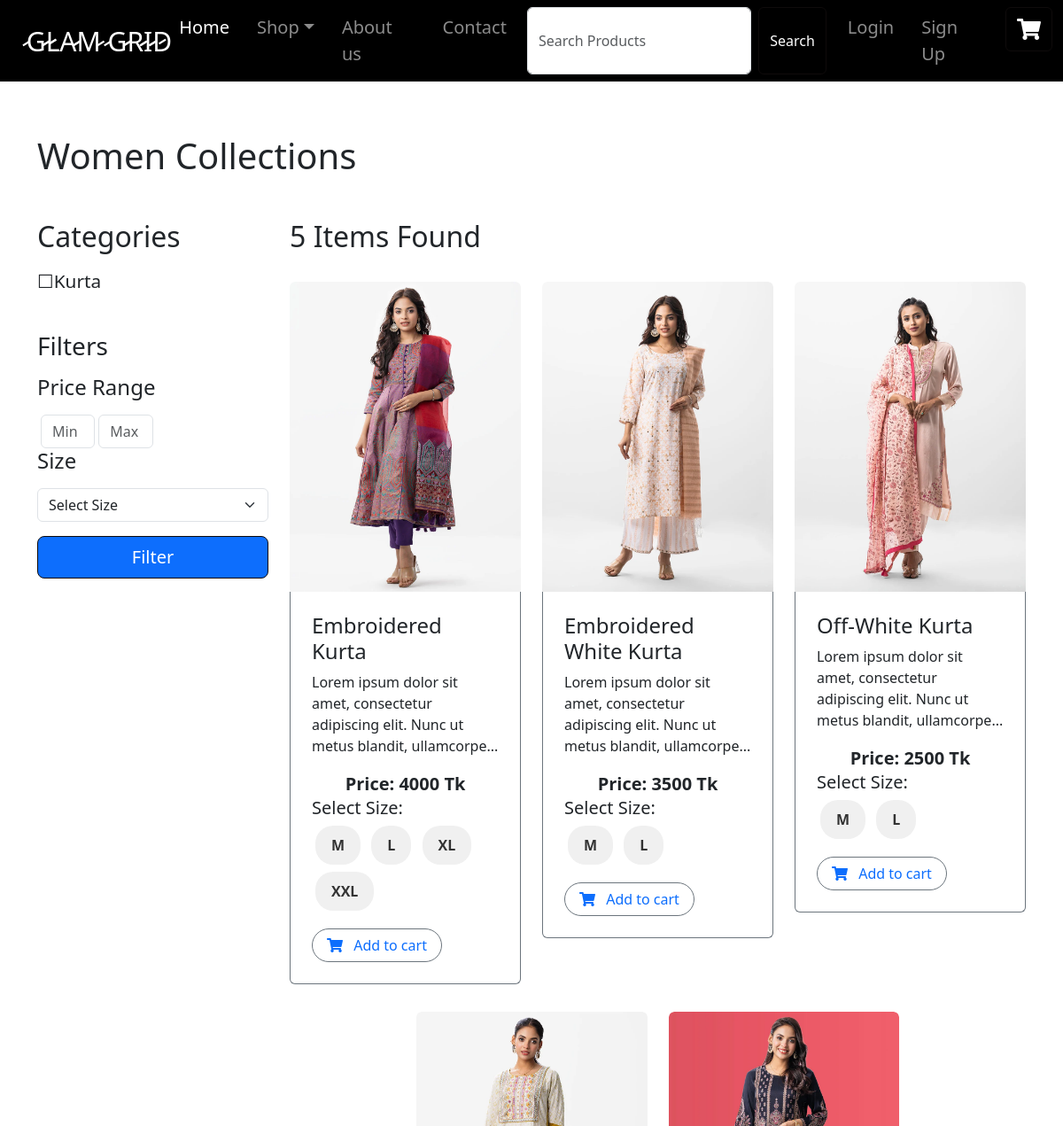
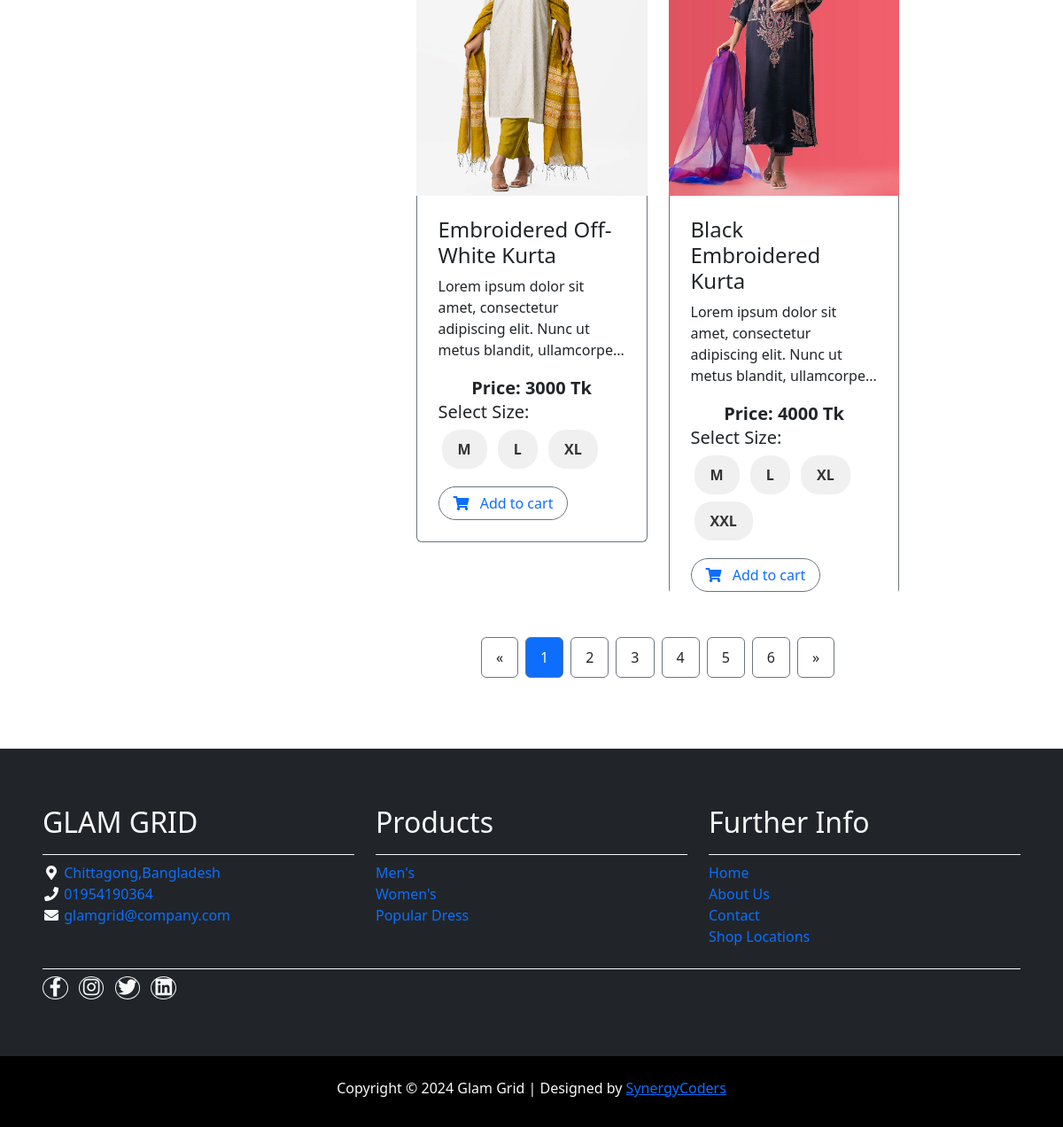
/shop/women/filter/, run on the app's committed database (2 pictures, top to bottom).
### category/models.py (models this page shows, shortened)
class MainCategory(models.Model):
    name = models.CharField(max_length=50,unique=True)
    class Meta:
        verbose_name = "MainCategory"
        verbose_name_plural = "MainCategories"

class Category(models.Model):
    maincategory = models.ForeignKey(MainCategory, on_delete=models.CASCADE, default=1)
    name = models.CharField(max_length=50, unique=True)
    slug = models.SlugField(max_length=70, unique=True)
    description = models.TextField(blank=True, null=True)  # Optional description field
    image = models.ImageField(upload_to="media/category", blank=True, null=True)  # Optional image field
    class Meta:
        verbose_name = "Category"
        verbose_name_plural = "Categories"

### store/models.py (models this page shows, shortened)
class Product (models.Model):
    name = models.CharField(max_length=50,unique=False)
    slug = models.SlugField(max_length=70,unique=False)
    category = models.ForeignKey(Category,on_delete=models.CASCADE)
    description = models.TextField(default="")
    image = models.ImageField(upload_to="images/products")
    price = models.IntegerField()
    price_before = models.IntegerField(blank=True,null=True,default=0)
    sizes = models.ManyToManyField("Size")
    in_stock = models.IntegerField()
    is_available = models.BooleanField(default=True)
    created = models.DateTimeField(auto_now_add=True)
    modified = models.DateTimeField(auto_now=True)

class Size(models.Model):
    name = models.CharField(max_length=20,unique=True)

### store/views.py (the view)
# urls.py: path("women/filter/", views.filter_women, name="filter_women"),
def filter_women(request):
    maincategory = "Women"
    main_category_women = MainCategory.objects.get(name="Women")
    categories = Category.objects.filter(maincategory=main_category_women)
    min_price = request.GET.get("min_price")
    max_price = request.GET.get("max_price")
    size = request.GET.get("size")
    products = Product.objects.filter(category__maincategory=main_category_women)
    if min_price:
        products = products.filter(price__gte=min_price)
    if max_price:
        products = products.filter(price__lte=max_price)
    if size:
        products = products.filter(sizes__name=size)
    return render(request, "Women.html", {"products": products, "categories": categories, "main": maincategory})

### store/templates/Women.html (shortened to what this page needs)
{% extends "home.html" %}
{% load static %}
{% block load_css %}
<link rel="stylesheet" type="text/css" href="{% static "css/Men.css" %}" />
{% endblock load_css %}
{% block body %}
<div class="container-fluid men py-5">
  <div class="container py-2 mt-5">
    <h1 class="mb-5 mt-5">{{main}} Collections</h1>
    <div class="row g-4">
      <div class="col-lg-12">
        <div class="row g-4">
          <div class="col-lg-3">
            <div class="row g-4">
              <div class="col-lg-12">
                <div class="mb-3">
                  <h2 class="mb-3">Categories</h2>
                  <ul class="list-unstyled fruite-categorie">
                    <div class="d-flex justify-content-between fruite-name">
                      {% if categories %}
                      <ul class="list-unstyled fruite-categorie">
                        {% for category in categories %}
                          <li><a href="{% url "women_filter" category.slug %}" style="text-decoration: none; color: inherit; font-size: 1.3rem;">☐{{category.name}} </a></li>
                        {% endfor %}
                      </ul>
                      {% else %}
                      <ul class="list-unstyled fruite-categorie">
                        <li><a href="#" style="text-decoration: none; color: inherit; font-size: 1.3rem;">☐ No Category Available.</a></li>
                      </ul>
                      {% endif %}
                    </div>
                  </ul>
                </div>
              </div>
              <div class="col-lg-12">
                <h3 class="mb-3">Filters</h3>
                <form id="filterForm">
                  <div class="mb-3">
                      <label for="price_range" class="form-label"><h4>Price Range</h4></label>
                      <div class="col-lg-6 d-flex ">
                          <input type="text" class="form-control mx-1" id="min_price" placeholder="Min">
                          <input type="text" class="form-control" id="max_price" placeholder="Max">
                      </div>
                      <label for="size" class="form-label"><h4>Size</h4></label>
                      <select class="form-select" id="size-filter">
                          <option value="">Select Size</option>
                      </select>
                  </div>
                  <div class="d-grid">
                      <a class="btn btn-primary btn-lg" id="filter" href="#">Filter</a>
                  </div>
              </form>
              </div>
            </div>
          </div>
          <div class="col-lg-9">
            <div class="row g-4 justify-content-center">
              <h2>{{products|length}} Items Found</h2>
              {% for product in products %}
                <div class="col-md-6 col-lg-6 col-xl-4">
                    <div class="rounded position-relative shop-item" id="shop-card">
                        <div class="shop-img">
                            <a href="{% url 'description' product.id %}">
                                <img src="{{ product.image.url }}" class="img-fluid w-100 rounded-top" alt="">
                            </a>
                        </div>
                        <div class="p-4 border border-secondary border-top-0 rounded-bottom shop-details">
                            <h4>
                                <a href="{% url 'description' product.id %}" class="product-link">
                                    {{ product.name }}
                                </a>
                            </h4>
                            <p>
                                {% if product.description|length > 100 %}
                                {{ product.description|slice:":90" }}...
                                {% else %}
                                {{ product.description }}
                                {% endif %}
                            </p>
                            <div class="size-container mb-3">
                                <div class="text-center">
                                    <p class="text-dark fs-5 fw-bold mb-0">Price: {{ product.price }} Tk</p>
                                </div>
                                <h5 class="mb-1">Select Size:</h5>
                                {% if product.sizes %}
                                {% for size in product.sizes.all %}
                                <button class="size-btn" id="sz-btn" data-size-id="{{ size.id }}">{{ size.name }}</button>
                                {% endfor %}
                                {% endif %}
                            </div>
                            <a href="#" class="btn border border-secondary rounded-pill px-3 text-primary add-to-cart-btn" data-product-id="{{ product.id }}">
                                <i class="fas fa-shopping-cart me-2 text-primary"></i> Add to cart
                            </a>
                        </div>
                    </div>
                </div>
                {% endfor %}
            </div>
            <div class="col-12">
              <div class="pagination d-flex justify-content-center mt-5">
                <a href="#" class="rounded">&laquo;</a>
                <a href="#" class="active rounded">1</a>
                <a href="#" class="rounded">2</a>
                <a href="#" class="rounded">3</a>
                <a href="#" class="rounded">4</a>
                <a href="#" class="rounded">5</a>
                <a href="#" class="rounded">6</a>
                <a href="#" class="rounded">&raquo;</a>
              </div>
            </div>
          </div>
        </div>
      </div>
    </div>
  </div>
</div>
{% endblock body %}

### static/css/Men.css (style rules this page uses)
.pagination a { color: var(--bs-dark); padding: 10px 16px; text-decoration: none; transition: 0.5s; border: 1px solid var(--bs-secondary); margin: 0 4px; }
.pagination a.active { background-color: var(--bs-primary); color: var(--bs-light); border: 1px solid var(--bs-secondary); }
.shop-item { overflow: hidden; height: 800px }
.shop-img { height: 350px; }
.shop-img img { transition: transform 0.3s ease; width: 100%; height: 100%; object-fit: cover; }
.product-link { color: inherit; text-decoration: none; }
.btn { color: #ffffff; border-color: #0f0b0b; }
.size-btn { padding: 8px 16px; margin: 4px; border: 2px solid transparent; border-radius: 20px; background-color: #f0f0f0; color: #333; font-weight: bold; cursor: pointer; transition: background-color 0.3s, color 0.3s, border-color 0.3s; }

### data on the page
MainCategory: name "Women"
Category: name "Kurta"
Product: image (picture), name "Embroidered Kurta", description "Lorem ipsum dolor sit amet, consectetur adipiscing elit. Nunc ut metus blandit, ullamcorpe", price "4000"
Size: name "M"
Size: name "L"
Size: name "XL"
Size: name "XXL"
Product: image (picture), name "Embroidered White Kurta", description "Lorem ipsum dolor sit amet, consectetur adipiscing elit. Nunc ut metus blandit, ullamcorpe", price "3500"
Product: image (picture), name "Off-White Kurta", description "Lorem ipsum dolor sit amet, consectetur adipiscing elit. Nunc ut metus blandit, ullamcorpe", price "2500"
Product: image (picture), name "Embroidered Off-White Kurta", description "Lorem ipsum dolor sit amet, consectetur adipiscing elit. Nunc ut metus blandit, ullamcorpe", price "3000"
Product: image (picture), name "Black Embroidered Kurta", description "Lorem ipsum dolor sit amet, consectetur adipiscing elit. Nunc ut metus blandit, ullamcorpe", price "4000"

### other printed values
{{ products|length }} "5"
